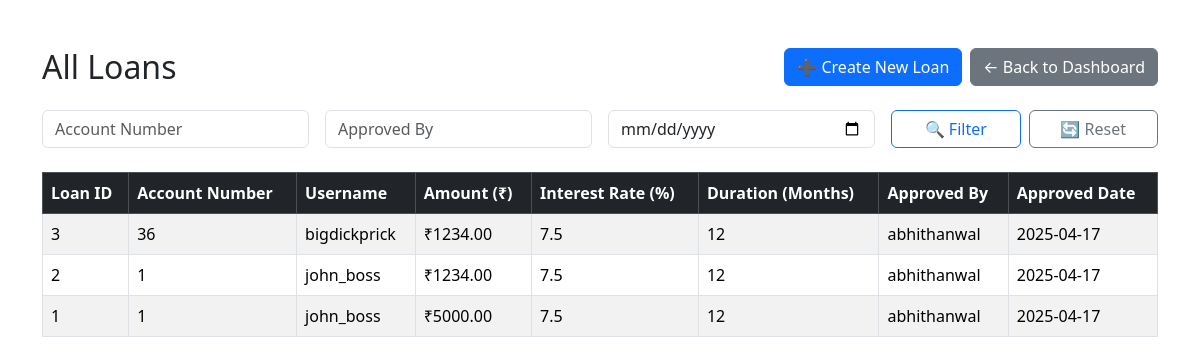
Page /view-loans (signed in) on the committed database.
### tables this page shows
CREATE TABLE loans (
        loan_id INTEGER PRIMARY KEY AUTOINCREMENT,
        account_id INTEGER NOT NULL,
        amount REAL NOT NULL,
        interest_rate REAL NOT NULL,
        duration_months INTEGER NOT NULL,
        approved_by TEXT NOT NULL,
        approved_date TEXT NOT NULL,
        FOREIGN KEY (account_id) REFERENCES accounts(account_id)
    );

CREATE TABLE accounts (
        account_id INTEGER PRIMARY KEY AUTOINCREMENT,
        user_id INTEGER NOT NULL,
        balance REAL DEFAULT 0,
        account_type TEXT CHECK(account_type IN ('Savings', 'Current')) NOT NULL,
        created_at TEXT DEFAULT CURRENT_DATE,
        FOREIGN KEY (user_id) REFERENCES users(user_id)
    );

CREATE TABLE users (
        user_id INTEGER PRIMARY KEY AUTOINCREMENT,
        username TEXT UNIQUE NOT NULL,
        password TEXT NOT NULL,
        full_name TEXT NOT NULL,
        email TEXT
    );

### admin_site/app.py (the view)
@app.route('/view-loans', methods=['GET', 'POST'])
def view_loans():
    if 'admin_id' not in session or session.get('admin_role') not in ['manager', 'clerk']:
        flash("Unauthorized access.", "danger")
        return redirect(url_for('login'))
    filters = []
    values = []
    account_number = request.args.get('account_number', '').strip()
    approved_by = request.args.get('approved_by', '').strip()
    approved_date = request.args.get('approved_date', '').strip()
    if account_number:
        filters.append("a.account_id = ?")
        values.append(account_number)
    if approved_by:
        filters.append("l.approved_by LIKE ?")
        values.append(f"%{approved_by}%")
    if approved_date:
        filters.append("DATE(l.approved_date) = ?")
        values.append(approved_date)
    where_clause = "WHERE " + " AND ".join(filters) if filters else ""
    query = f"""
        SELECT l.loan_id, l.amount, l.interest_rate, l.duration_months,
               l.approved_by, l.approved_date, a.account_id, u.username
        FROM loans l
        JOIN accounts a ON l.account_id = a.account_id
        JOIN users u ON a.user_id = u.user_id
        {where_clause}
        ORDER BY l.loan_id DESC
    """
    conn = get_db_connection()
    cursor = conn.cursor()
    cursor.execute(query, tuple(values))
    loans = cursor.fetchall()
    conn.close()
    return render_template('view_loans.html', loans=loans,
                           account_number=account_number,
                           approved_by=approved_by,
                           approved_date=approved_date)

### admin_site/app.py (called while the page is built)
def get_db_connection():
    conn = sqlite3.connect(DB_PATH)
    conn.row_factory = sqlite3.Row  # This allows accessing rows by column name
    return conn

### admin_site/templates/view_loans.html (shortened to what this page needs)
<!DOCTYPE html>
<html lang="en">
<head>
  <link href="https://cdn.jsdelivr.net/npm/bootstrap@5.3.3/dist/css/bootstrap.min.css" rel="stylesheet">
</head>
<body>
<div class="container mt-5">
  <div class="d-flex justify-content-between align-items-center mb-4">
    <h2 class="mb-0">All Loans</h2>
    <div class="d-flex gap-2">
      <a href="/create-loan" class="btn btn-primary">➕ Create New Loan</a>
      <a href="/manager-dashboard" class="btn btn-secondary">← Back to Dashboard</a>
    </div>
  </div>
  <form class="row g-3 mb-4" method="get" action="/view-loans">
    <div class="col-md-3">
      <input type="text" class="form-control" name="account_number" placeholder="Account Number"
             value="{{ account_number }}">
    </div>
    <div class="col-md-3">
      <input type="text" class="form-control" name="approved_by" placeholder="Approved By"
             value="{{ approved_by }}">
    </div>
    <div class="col-md-3">
      <input type="date" class="form-control" name="approved_date"
             value="{{ approved_date }}">
    </div>
    <div class="col-md-3 d-flex">
      <button type="submit" class="btn btn-outline-primary w-100 me-2">🔍 Filter</button>
      <a href="/view-loans" class="btn btn-outline-secondary w-100">🔄 Reset</a>
    </div>
  </form>
  {% if loans %}
    <table class="table table-bordered table-striped">
      <thead class="table-dark">
        <tr>
          <th>Loan ID</th>
          <th>Account Number</th>
          <th>Username</th>
          <th>Amount (₹)</th>
          <th>Interest Rate (%)</th>
          <th>Duration (Months)</th>
          <th>Approved By</th>
          <th>Approved Date</th>
        </tr>
      </thead>
      <tbody>
        {% for loan in loans %}
          <tr>
            <td>{{ loan['loan_id'] }}</td>
            <td>{{ loan['account_id'] }}</td>
            <td>{{ loan['username'] }}</td>
            <td>₹{{ '%.2f'|format(loan['amount']) }}</td>
            <td>{{ loan['interest_rate'] }}</td>
            <td>{{ loan['duration_months'] }}</td>
            <td>{{ loan['approved_by'] }}</td>
            <td>{{ loan['approved_date'] }}</td>
          </tr>
        {% endfor %}
      </tbody>
    </table>
  {% else %}
    <p>No loans found in the system.</p>
  {% endif %}
</div>
</body>
</html>

### rows in the picture
loans: loan_id "3", account_id "36", username "bigdickprick", amount "1234.00", interest_rate "7.5", duration_months "12", approved_by "abhithanwal", approved_date "2025-04-17"
loans: loan_id "2", account_id "1", username "john_boss", amount "1234.00", interest_rate "7.5", duration_months "12", approved_by "abhithanwal", approved_date "2025-04-17"
loans: loan_id "1", account_id "1", username "john_boss", amount "5000.00", interest_rate "7.5", duration_months "12", approved_by "abhithanwal", approved_date "2025-04-17"
